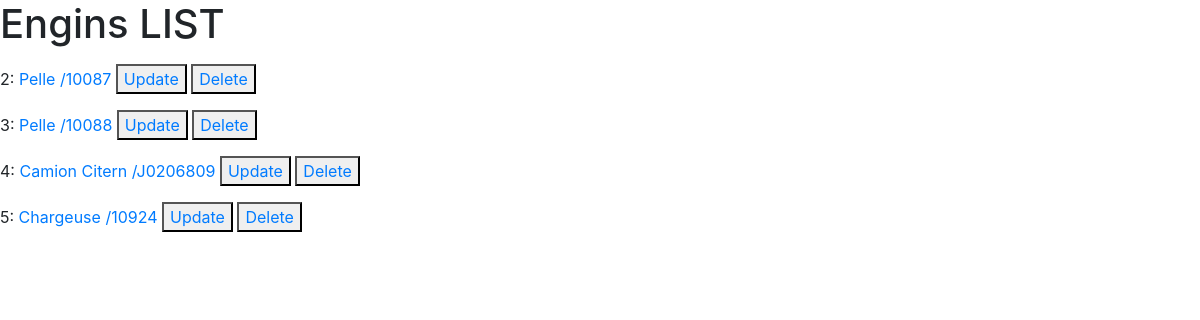
/engins/, run on the app's committed database.
### engins/models.py (models this page shows, shortened)
class Engin(models.Model):
    eng_name = models.CharField(max_length=32)
    eng_code = models.CharField(max_length=32)
    def get_absolute_url(self):
        return reverse("engins:engin_single_view", kwargs={'id': self.id})
    def get_absolue_url_update(self):
        return reverse("engins:engin_update_view", kwargs={'id': self.id})
    def get_absolute_url_del(self):
        return reverse("engins:engin_del_view", kwargs={'id': self.id})

### engins/views.py (the view)
# urls.py: path('', views.engin_list_view, name="engin_list_view"),
def engin_list_view(request):
    objs = Engin.objects.all()
    context = {
        'objs':objs
    }
    return render(request, "engins/index.html", context)

### engins/templates/engins/index.html (shortened to what this page needs)
{% extends "engins/bases/layout.html" %}
{% block body %}
<h1>Engins LIST</h1>
{% for eng in objs %}
    <p></p>{{eng.id}}: <a href="{{ eng.get_absolute_url }}">{{ eng.eng_name }} /{{eng.eng_code}}</a>
    <button><a href="{{ eng.get_absolue_url_update }}">Update</a></button>
    <button><a href="{{ eng.get_absolute_url_del }}">Delete</a></button>
{% endfor %}
{% endblock %}

### data on the page
Engin: id "2", eng_name "Pelle", eng_code "10087"
Engin: id "3", eng_name "Pelle", eng_code "10088"
Engin: id "4", eng_name "Camion Citern", eng_code "J0206809"
Engin: id "5", eng_name "Chargeuse", eng_code "10924"
